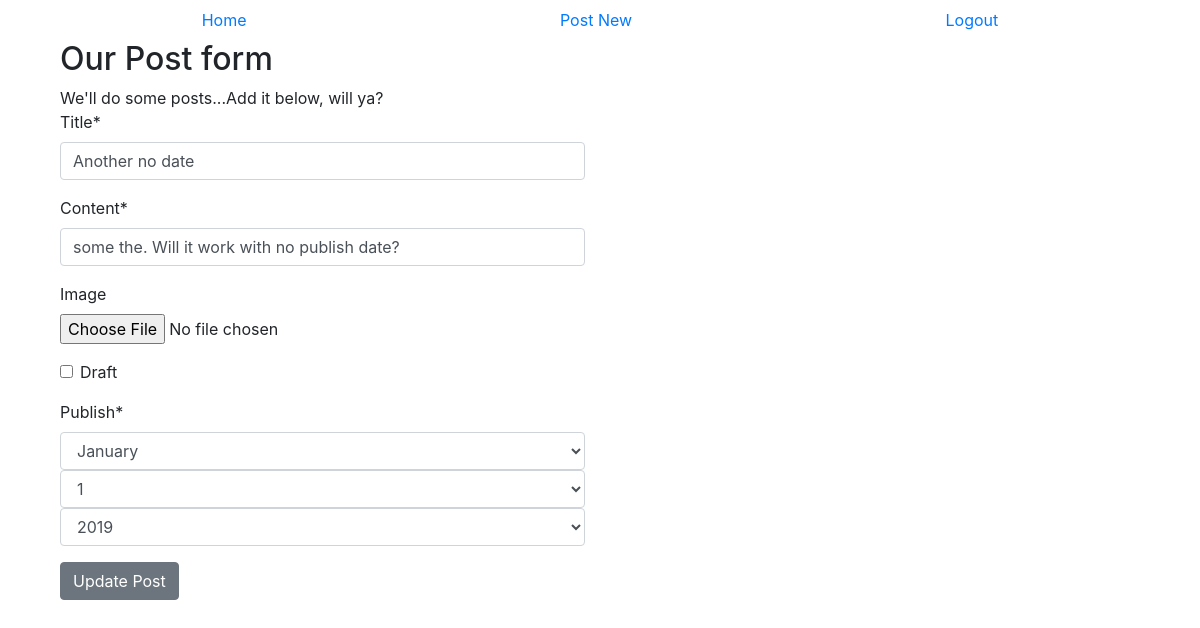
The page /another-no-date/edit/ (signed in) on the database its author committed.
### work_posts/models.py (models this page shows, shortened)
class Post(models.Model):
    user = models.ForeignKey(settings.AUTH_USER_MODEL, default=1)
    title = models.CharField(max_length=150)
    slug = models.SlugField(unique=True)
    image = models.ImageField(upload_to=upload_location,
                              null=True,
                              blank=True,
                              height_field='height_field',
                              width_field='width_field')
    height_field = models.IntegerField(default=0)
    width_field = models.IntegerField(default=0)
    content = models.TextField()
    draft = models.BooleanField(default=False)
    publish = models.DateField(auto_now=False, auto_now_add=False, blank=True, null=True)
    read_time = models.IntegerField(default=0)
    create_date = models.DateTimeField(auto_now=True, auto_now_add=False)
    update_date = models.DateTimeField(auto_now=False, auto_now_add=True)
    objects = PostManager() # this instanciated the class
    class Meta:
        ordering = ["-create_date"] # will govern the sort order

### work_posts/views.py (the view)
# urls.py: url(r'^(?P<slug>[\w-]+)/edit/$', views.post_update, name = 'update'),
@login_required
def post_update(request, slug=None):
    if not request.user.is_staff or not request.user.is_superuser:
        raise Http404
    instance = get_object_or_404(Post, slug=slug)  # can use any parameter in the model
    form = PostForm(request.POST or None, request.FILES or None, instance=instance)
    if form.is_valid():
        instance = form.save(commit=False)
        instance.save()
        messages.success(request, "<a href='#'>Item</a> Saved", extra_tags='html_safe')
        return HttpResponseRedirect(instance.get_absolute_url())
    context = {
        'title': instance.title,
        'instance': instance,
        'form': form
    }
    return render(request, 'post_form.html', context)

### work_posts/forms.py
class PostForm(forms.ModelForm):
    content = forms.CharField(widget=PagedownWidget)
    publish = forms.DateField(widget=forms.SelectDateWidget)
    class Meta:
        model = Post
        fields = [
            'title',
            'content',
            'image',
            'draft',
            'publish',
        ]

### templates/post_form.html (shortened to what this page needs)
{% extends 'base.html' %}
{% load crispy_forms_tags %}
{% block content %}
<div class="col-sm-6 col-sm-offset-3">
<h2>Our Post form</h2>
    <form method='POST' action="" enctype="multipart/form-data">
        We'll do some posts...Add it below, will ya?
        {{ form|crispy }}
        {% if instance.title %}
        <input type='submit' class="btn btn-secondary" value = 'Update Post'/>
        {% else %}
        <input type='submit' class="btn btn-secondary" value = 'Create Post'/>
        {% endif %}
    </form>
</div>
{% endblock content%}

### rows shown on the page
Post: title "Another no date", content "some the. Will it work with no publish date?"
